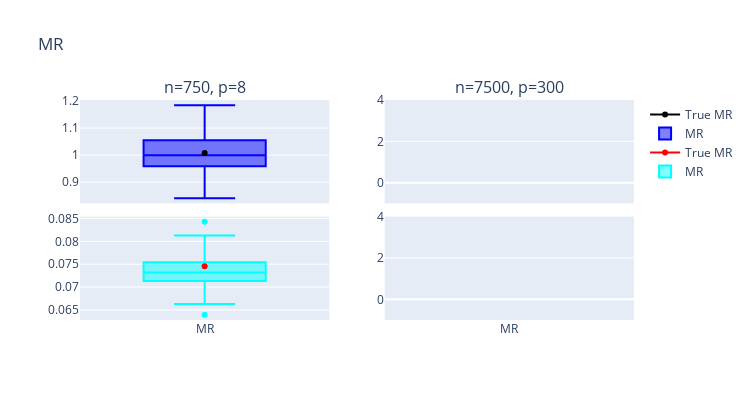

The notebook cell this image was saved under:
### Code cell


### Figure 1 — Plotly figure (JSON) as saved in the notebook; plotly's stock layout.template omitted (floating-point values rounded to 4 significant figures)
{"data": [{"line": {"color": "black"}, "name": "True MR", "showlegend": true, "type": "scatter", "x": ["MR"], "xaxis": "x", "y": [1.008], "yaxis": "y"}, {"marker": {"color": "blue"}, "name": "MR", "showlegend": true, "type": "box", "xaxis": "x", "y": [1.071, 1.117, 0.9794, 0.9578, 1.073, 0.9951, 1.149, 0.957, 0.9508, 0.9983, 0.9905, 0.9553, 1.054, 0.9095, 1.041, 0.9538, 1.001, 1.024, 0.8712, 1.066, 1.061, 0.9351, 0.9999, 0.9627, 0.9756, 0.9368, 0.9016, 0.9886, 1.114, 1.04, 1.039, 0.9874, 1.185, 1.037, 1.099, 1.112, 0.9947, 0.9762, 0.9184, 0.977, 0.9809, 0.9559, 1.027, 1.056, 1.015, 0.9821, 1.039, 1.028, 1.087, 0.973, 0.9038, 0.9982, 1.002, 0.9582, 1.039, 0.9952, 0.9036, 1.105, 1.039, 1.016, 0.9668, 0.982, 1.05, 1.001, 0.9834, 1.06, 1.114, 0.994, 0.8789, 1.167, 0.959, 1.041, 1.183, 1.021, 0.9345, 1.041, 0.9703, 0.9022, 1.132, 1.112, 1.002, 0.9958, 0.93, 1.062, 0.8406, 1.022, 0.866, 1.058, 0.8776, 1.034, 1.137, 0.9033, 1.128, 0.8735, 1.089, 0.9838, 0.9432, 0.9883, 1.001, 1.131], "yaxis": "y"}, {"line": {"color": "black"}, "name": "True MR", "showlegend": false, "type": "scatter", "x": ["MR"], "xaxis": "x2", "y": [null], "yaxis": "y2"}, {"marker": {"color": "blue"}, "name": "MR", "showlegend": false, "type": "box", "xaxis": "x2", "y": [], "yaxis": "y2"}, {"line": {"color": "red"}, "name": "True MR", "showlegend": true, "type": "scatter", "x": ["MR"], "xaxis": "x3", "y": [0.07456], "yaxis": "y3"}, {"marker": {"color": "cyan"}, "name": "MR", "showlegend": true, "type": "box", "xaxis": "x3", "y": [0.07039, 0.0729, 0.07213, 0.07132, 0.07194, 0.06906, 0.06632, 0.07541, 0.07136, 0.07311, 0.07584, 0.07832, 0.06936, 0.07549, 0.07734, 0.07194, 0.07764, 0.07917, 0.07301, 0.07586, 0.07131, 0.07256, 0.07659, 0.07342, 0.07398, 0.07378, 0.07478, 0.07004, 0.07453, 0.0699, 0.07568, 0.07676, 0.0708, 0.07366, 0.07085, 0.07945, 0.07539, 0.07441, 0.07415, 0.07232, 0.07283, 0.06668, 0.07677, 0.07867, 0.06394, 0.07107, 0.07549, 0.07456, 0.07524, 0.07161, 0.07681, 0.07215, 0.08429, 0.07212, 0.07014, 0.06849, 0.07357, 0.07254, 0.07386, 0.07295, 0.07648, 0.06742, 0.07134, 0.0729, 0.0681, 0.07358, 0.07422, 0.07649, 0.08128, 0.07321, 0.0771, 0.07511, 0.06643, 0.06894, 0.07169, 0.07459, 0.07361, 0.07382, 0.07481, 0.06845, 0.0731, 0.07552, 0.07182, 0.07972, 0.07654, 0.07296, 0.07261, 0.06721, 0.0703, 0.07106, 0.07337, 0.06667, 0.07766, 0.07212, 0.07173, 0.07316, 0.07291, 0.07442, 0.07391, 0.07637], "yaxis": "y3"}, {"line": {"color": "red"}, "name": "True MR", "showlegend": false, "type": "scatter", "x": ["MR"], "xaxis": "x4", "y": [null], "yaxis": "y4"}, {"marker": {"color": "cyan"}, "name": "MR", "showlegend": false, "type": "box", "xaxis": "x4", "y": [], "yaxis": "y4"}], "layout": {"annotations": [{"font": {"size": 16}, "showarrow": false, "text": "n=750, p=8", "x": 0.225, "xanchor": "center", "xref": "paper", "y": 1, "yanchor": "bottom", "yref": "paper"}, {"font": {"size": 16}, "showarrow": false, "text": "n=7500, p=300", "x": 0.775, "xanchor": "center", "xref": "paper", "y": 1, "yanchor": "bottom", "yref": "paper"}], "height": 400, "title": {"text": "MR"}, "width": 750, "xaxis": {"anchor": "y", "domain": [0, 0.45], "matches": "x3", "showticklabels": false}, "xaxis2": {"anchor": "y2", "domain": [0.55, 1], "matches": "x4", "showticklabels": false}, "xaxis3": {"anchor": "y3", "domain": [0, 0.45]}, "xaxis4": {"anchor": "y4", "domain": [0.55, 1]}, "yaxis": {"anchor": "x", "domain": [0.53, 1]}, "yaxis2": {"anchor": "x2", "domain": [0.53, 1]}, "yaxis3": {"anchor": "x3", "domain": [0, 0.47]}, "yaxis4": {"anchor": "x4", "domain": [0, 0.47]}}}
